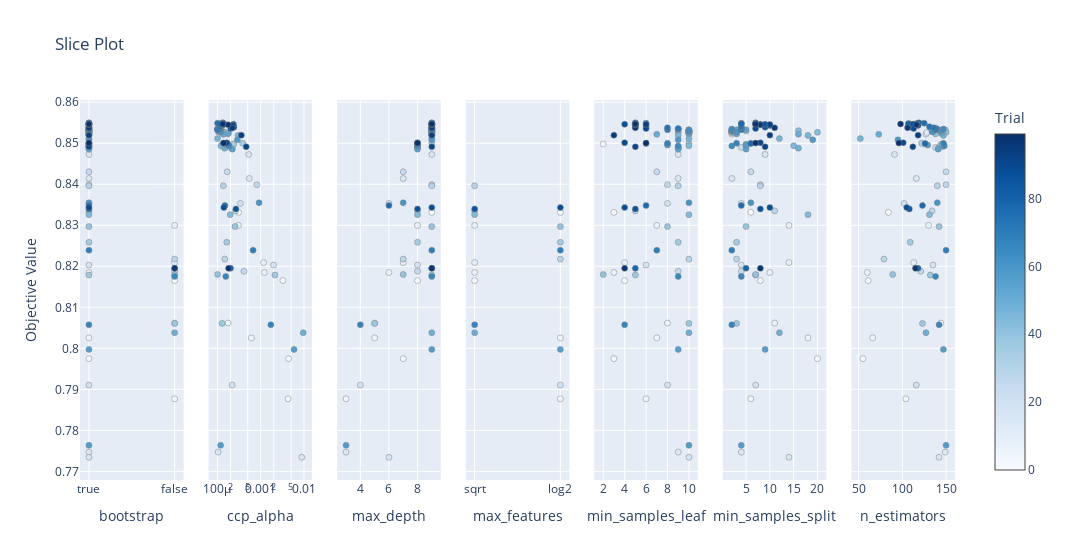

The cell this chart's notebook holds for it:
### Code cell
optuna.visualization.plot_slice(study_rf, params=['n_estimators', 'max_depth', 'min_samples_split', 'min_samples_leaf', 'max_features', 'bootstrap', 'ccp_alpha'])
